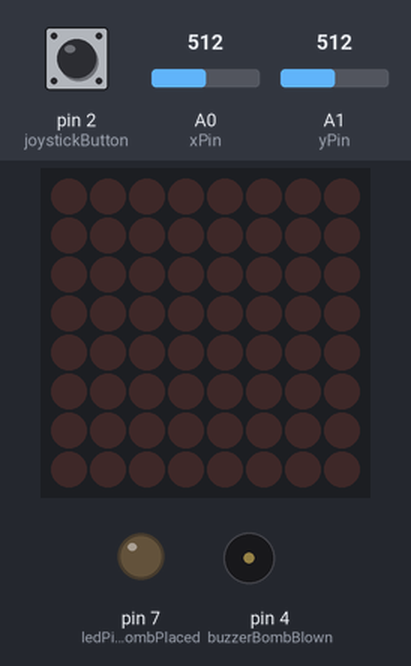
A sketch run on a simulated Arduino Uno, built with avr-gcc and run on an emulated ATmega328P. Shown: 8×8 LED matrix, output pins drawn as LEDs (lit = HIGH), buzzer (waves = sounding, pin HIGH). The inputs (shaded band) are chosen by the test bench; at power-on: pin 2 (joystickButton) HIGH, A0 (xPin) = 512, A1 (yPin) = 512. Random numbers use the default seed unless the sketch sets one.

Above: at 1.2 s.
1.3 s: pin 2 (joystickButton) pulled LOW for 0.15 s
At 1.41 s:
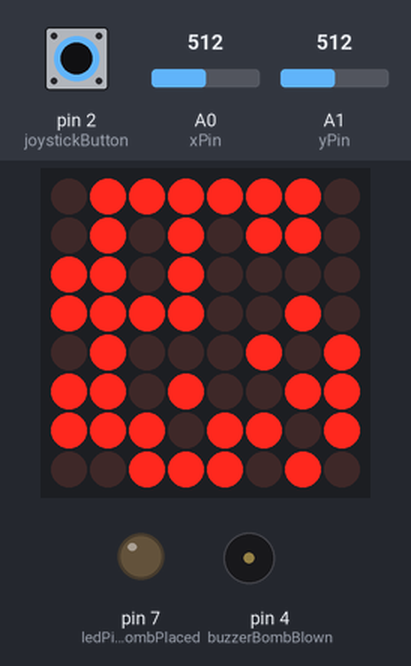
2.0 s: A0 (xPin) set to 478
3.5 s: A0 (xPin) set to 443
At 3.81 s:
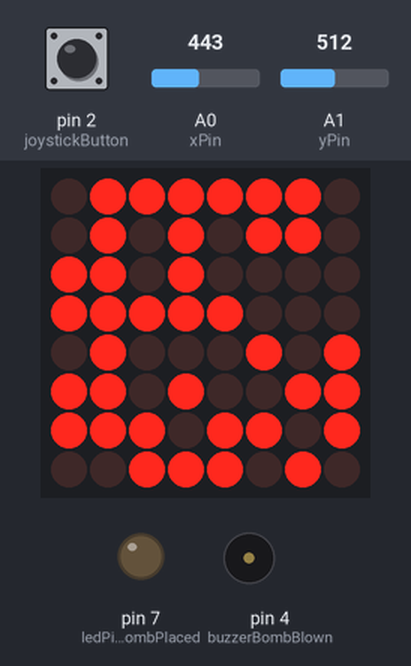
6.4 s: A1 (yPin) set to 551
7.9 s: A1 (yPin) set to 571
At 8.24 s:
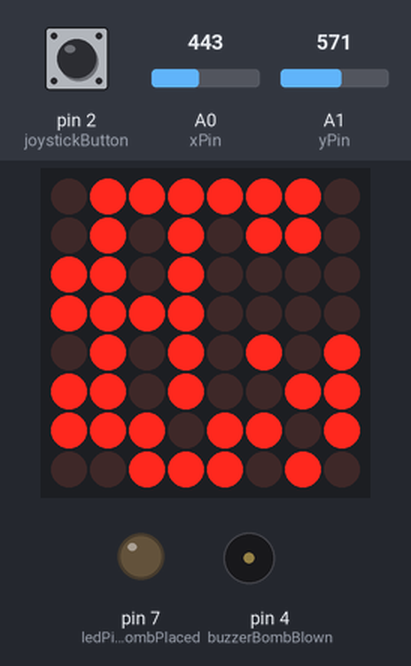
10.8 s: A1 (yPin) set to 122
At 11.04 s:
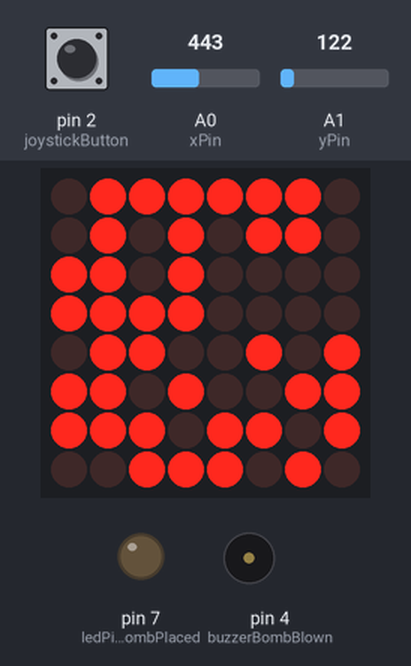
Timing chart, 0 to 13.8 s (numbered marks = the images above; inputs shaded):
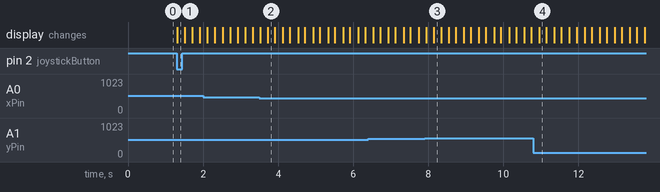

The sketch:

Homework7MatrixGame.ino
```cpp
#include <LedControl.h>

//variables for driver conections
const int DIN_PIN = 12;
const int CLK_PIN = 11;
const int CS_PIN = 10;
LedControl lc = LedControl(DIN_PIN, CLK_PIN, CS_PIN, 1);

//variables regarding the joystick
const int JoyStickZoneZero = 50;
const int movementInterval = 200;
unsigned long lastMoveTime = 0;
const int matrixSize = 8;
const int xPin = A0;
const int yPin = A1;
const int joystickButton = 2;

// variables to define the player position
int playerX = 0;
int playerY = 0;

bool walls[matrixSize][matrixSize]; //matrix true/false to keep track of the leds state
bool wallsGenerated = false; //flag if the map of walls was generated or not
bool displayHiFlag = true; //flag for displaying the greeting image, just this image worked

//variables for time
unsigned long previousMillis = 0;
const long interval = 200;

//variables for the bomb, yes, all of them were needed
const int intervalBomb = 50; //for blinking the bomb
unsigned long previousMillisBomb = 0; //for the time difference
bool bombPlaced = false; //flag to know if the bomb was placed
bool detonateFlag = false; //flag to know if the bomb was detonated
int bombX, bombY; // to remember where the bomb is
bool canPlaceBomb = false; //flag to know if the bomb can be placed
int countPresses = 0; //to count how many times the button was pressed because I use the button for 3 things and arduino was doing all of them at the same time
bool canBlowTheBomb = false; //flag to detonate the bomb

const int ledPinBombPlaced = 7; //led that lights up when the bomb is placed end goes off when bomb is boom
const int buzzerBombBlown = 4; // buzzer to beep when bomb boom
const int bombFrequency = 1500;
const int boomBombSound = 500;

unsigned long gameStartTime = 0; //to keep track of time since the start of the game
int score = 0; // to remember the score

void setup() {
  Serial.begin(9600);
  lc.shutdown(0, false);
  lc.setIntensity(0, 8);
  lc.clearDisplay(0);

  pinMode(joystickButton, INPUT);
  digitalWrite(joystickButton, HIGH);

  randomSeed(analogRead(A2)); //to make sure the random is random everytime the Arduino resets, Arduino reference for more details
  pinMode(ledPinBombPlaced, OUTPUT);
  pinMode(buzzerBombBlown, OUTPUT);

  generateRandomWalls();
}

void loop() {
  if (displayHiFlag) { //displays the greeting image
    displayHi();
  } else {
    readPlayerDetails(); //reads the input from the joystick and updates the player position
    displayWalls(); //puts walls on the matrix
    displayBlinkingPlayer(); //make player blink
    displayBlinkingBomb(); //make bomb blink blink faster
    checkWalls(); //checks if there still exist walls or not
  }
  checkJoyStickButton(); // reads the button state and decides what to do
}

void decideToGenerateWalls() {
  if (!wallsGenerated) {
      generateRandomWalls(); //generates random walls
      wallsGenerated = true;
      displayHiFlag = false;
      countPresses = 0;
      gameStartTime = millis(); //starts the game time counter
    }
}
void decideToPlaceBomb(){
  if (canPlaceBomb && countPresses == 1 && !bombPlaced) {
      placeBomb();
    }
}

void decideToBlowTheBomb(){
  if (canBlowTheBomb && countPresses == 2) {
      if (bombPlaced && detonateFlag) {
        detonateBomb();
        canBlowTheBomb = false;
      }
    }
}

void readPlayerDetails(){
  int xValue = analogRead(xPin); //gets input
  int yValue = analogRead(yPin);

  if (abs(xValue - 512) > JoyStickZoneZero || abs(yValue - 512) > JoyStickZoneZero) { //if the player trully moved
    if (millis() - lastMoveTime >= movementInterval) {
      updatePlayerPosition(xValue, yValue); //updates position
      lastMoveTime = millis();
    }
  }
}

void checkJoyStickButton(){
  static bool previousButtonState = HIGH; //variable for the button to make sure it was actually pressed
  bool currentButtonState = digitalRead(joystickButton);

  if (currentButtonState == LOW && previousButtonState == HIGH) { //if pressed
    countPresses++;
    decideToGenerateWalls();
    decideToPlaceBomb();
    decideToBlowTheBomb();
    countPresses %= 2;
  }
  previousButtonState = currentButtonState;
}

void checkWalls() {
  bool wallsExist = false;
  //checks if there are walls still standing on the map, if not, it restarts the game, if yes, does nothing
  for (int i = 0; i < matrixSize; i++) {
    for (int j = 0; j < matrixSize; j++) {
      if (walls[i][j]) {
        wallsExist = true;
        break;
      }
    }
    if (wallsExist) {
      break;
    }
  }

  if (!wallsExist) {
    restartGame();
  }
}

void restartGame() {
  wallsGenerated = false;
  displayHiFlag = true; // to display the gretting message again
  countPresses = 0;
  unsigned long gameTime = millis() - gameStartTime;
  score += gameTime / 1000; // calculates the score
  Serial.print(F("For this game you scored:"));
  Serial.println(abs(score));
  score = 0;
}


void generateRandomWalls() {
  for (int i = 0; i < matrixSize; i++) {
    for (int j = 0; j < matrixSize; j++) {
      walls[i][j] = random(2) == 0; //there is 50% chance there is or not a wall
    }
  }

  do {
    playerX = random(matrixSize); //places the player random depending on the walls, while giving it space to move, to not be trapped between 4 walls
    playerY = random(matrixSize);
  } while (walls[playerY][playerX] || isPlayerSurrounded(playerX, playerY));
}

bool isPlayerSurrounded(int x, int y) { //checks if the player is surrounded
  if ((x > 0 && walls[y][x - 1]) || (x < matrixSize - 1 && walls[y][x + 1]) ||
      (y > 0 && walls[y - 1][x]) || (y < matrixSize - 1 && walls[y + 1][x])) {
    return true;
  }
  return false;
}

void displayWalls() { //shows the walls on the matrix
  for (int i = 0; i < matrixSize; i++) {
    for (int j = 0; j < matrixSize; j++) {
      if (walls[i][j]) {
        lc.setLed(0, i, j, true);
      }
    }
  }
}

void displayBlinkingPlayer() { //makes player go blink on the matrix
  unsigned long currentMillis = millis();
  static bool playerLEDState = false;

  if (currentMillis - previousMillis >= interval) {
    previousMillis = currentMillis;
    playerLEDState = !playerLEDState;

    lc.setLed(0, playerY, playerX, false);
    lc.setLed(0, playerY, playerX, playerLEDState);
  }
}

void updatePlayerPosition(int xValue, int yValue) { //changes the position of the player based on input
  int deltaX = xValue - 512;
  int deltaY = yValue - 512;

  int previousX = playerX;
  int previousY = playerY;

  if (abs(deltaX) > JoyStickZoneZero) {
    lc.setLed(0, playerY, playerX, false);

    if (deltaX > 0 && playerX < matrixSize - 1 && !walls[playerY][playerX + 1]) {
      playerX++;
    } else if (deltaX < 0 && playerX > 0 && !walls[playerY][playerX - 1]) {
      playerX--;
    }
  }

  if (abs(deltaY) > JoyStickZoneZero) {
    lc.setLed(0, playerY, playerX, false);

    if (deltaY > 0 && playerY < matrixSize - 1 && !walls[playerY + 1][playerX]) {
      playerY++;
    } else if (deltaY < 0 && playerY > 0 && !walls[playerY - 1][playerX]) {
      playerY--;
    }
  }
  canBlowTheBomb = true;

  if (playerX != previousX || playerY != previousY) {
    lc.setLed(0, playerY, playerX, true);
    canPlaceBomb = true;
  }
}

void placeBomb() {
  if (!bombPlaced) {
    bombX = playerX; //bomb is placed on the position of the player, player should move after placing to actually see the bomb and if no desire to get blown away, player is imune anyway
    bombY = playerY;
    bombPlaced = true;
    detonateFlag = true;
    canPlaceBomb = false;
    digitalWrite(ledPinBombPlaced, HIGH); //output led goes ON
  }
}

void displayBlinkingBomb() { //makes bomb blink blink faster than the player
  unsigned long currentMillisBomb = millis();
  static bool bombLedState = false;

  if (bombPlaced) {
    if (currentMillisBomb - previousMillisBomb >= intervalBomb) {
      previousMillisBomb = currentMillisBomb;
      bombLedState = !bombLedState;
      lc.setLed(0, bombY, bombX, bombLedState);
    }
  }
}

void detonateBomb() { //blows the bomb
  if (bombPlaced) {
    eliminateFirstWallInDirection(bombX, bombY, 1, 0); //blows the bomb in all directions, right, left, down, up
    eliminateFirstWallInDirection(bombX, bombY, -1, 0);
    eliminateFirstWallInDirection(bombX, bombY, 0, 1);
    eliminateFirstWallInDirection(bombX, bombY, 0, -1);
    lc.setLed(0, bombY, bombX, false);
    digitalWrite(ledPinBombPlaced, LOW); //output led goes off
    bombPlaced = false;
    detonateFlag = false;
    playCrashSound(); //buzzer goes boom
  }
}

void eliminateFirstWallInDirection(int startX, int startY, int dirX, int dirY) {
  for (int x = startX + dirX, y = startY + dirY;
       x >= 0 && x < matrixSize && y >= 0 && y < matrixSize;
       x += dirX, y += dirY) {
    if (walls[y][x]) {
      // we find the first wall in the wanted direction, we blow it and break out of function
      walls[y][x] = false;
      score += 10; //we add 10 to the score for every wall blown away
      lc.setLed(0, y, x, false);
      break;
    }
  }
}

void displayHi() {
  const uint64_t HI_IMAGE = 0x00b292beb232b200;

  unsigned long currentMillis = millis();
  if (millis() - currentMillis < interval) {
    displayImage(HI_IMAGE);
    lc.clearDisplay(0); // cleans the screen
  }
}

void displayImage(uint64_t image) {
  for (int i = 0; i < 8; i++) {
    byte rowData = (image >> (i * 8)) & 0xFF;
    lc.setRow(0, i, rowData);
 }
}

void playCrashSound() {
  tone(buzzerBombBlown, bombFrequency, boomBombSound);
  //delay(200);
  //noTone(buzzerBombBlown);
}
```

Measured:
- the behaviour switches between 462 and 461 on A0 (xPin) (found by bisection; images 1 and 2)
- the behaviour switches between 562 and 563 on A1 (yPin) (found by bisection; images 2 and 3)
